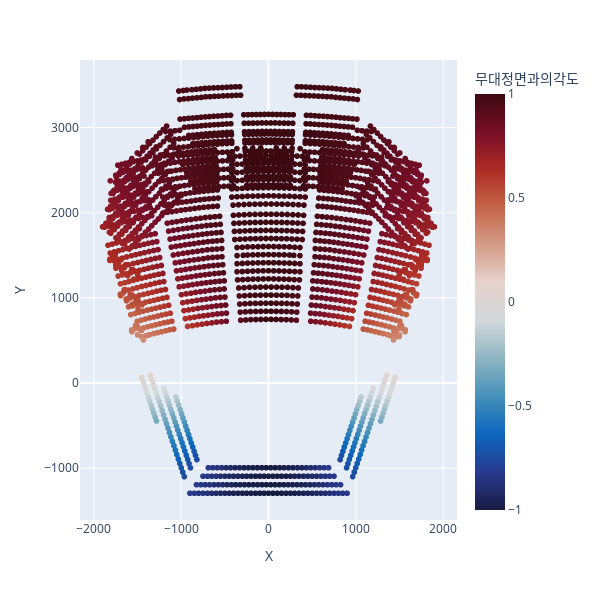

Notebook cell for this chart:
### Code cell
df['무대정면과의각도'] = round(np.cos(np.arctan2(df['X'], df['Y'])), 3)
print(df['무대정면과의각도'].describe())

# 2D scatter plot
px.scatter(df, x='X', y='Y', color='무대정면과의각도', width=600, height=600, hover_name='전체_좌석',
           color_continuous_scale=px.colors.diverging.balance)

### Figure 1 — Plotly figure (JSON) as saved in the notebook; plotly's stock layout.template omitted (floating-point values rounded to 4 significant figures; data arrays with more than 128 entries replaced by an {"elided": "..."} marker saying what was removed)
{"data": [{"hovertemplate": "<b>%{hovertext}</b><br><br>X=%{x}<br>Y=%{y}<br>무대정면과의각도=%{marker.color}<extra></extra>", "hovertext": {"elided": "2505 str values"}, "legendgroup": "", "marker": {"color": {"elided": "2505 float values"}, "coloraxis": "coloraxis", "symbol": "circle"}, "mode": "markers", "name": "", "showlegend": false, "type": "scattergl", "x": {"elided": "2505 int values"}, "xaxis": "x", "y": {"elided": "2505 int values"}, "yaxis": "y"}], "layout": {"coloraxis": {"colorbar": {"title": {"text": "무대정면과의각도"}}, "colorscale": [[0, "rgb(23, 28, 66)"], [0.09091, "rgb(41, 58, 143)"], [0.1818, "rgb(11, 102, 189)"], [0.2727, "rgb(69, 144, 185)"], [0.3636, "rgb(142, 181, 194)"], [0.4545, "rgb(210, 216, 219)"], [0.5455, "rgb(230, 210, 204)"], [0.6364, "rgb(213, 157, 137)"], [0.7273, "rgb(196, 101, 72)"], [0.8182, "rgb(172, 43, 36)"], [0.9091, "rgb(120, 14, 40)"], [1, "rgb(60, 9, 17)"]]}, "height": 600, "legend": {"tracegroupgap": 0}, "margin": {"t": 60}, "width": 600, "xaxis": {"anchor": "y", "domain": [0, 1], "title": {"text": "X"}}, "yaxis": {"anchor": "x", "domain": [0, 1], "title": {"text": "Y"}}}}
